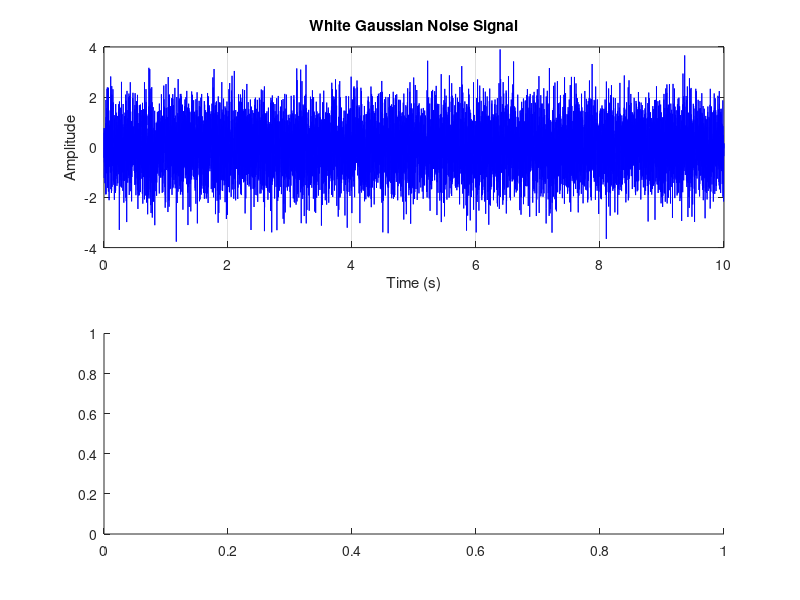

Here is the MATLAB script that generated this plot: (Note: this script raises an error after producing the figure.)
% --- Problem 15: Random Signal Analysis ---
clc; clear; close all;
rng(0);                      % Fixed seed for reproducibility

% Generate White Gaussian Noise
fs = 1000;                   % Sampling frequency
N_samples = 10000;           % Number of samples
mu_theoretical = 0;          % Theoretical mean
sigma_theoretical = 1;       % Theoretical standard deviation

x = mu_theoretical + sigma_theoretical * randn(1, N_samples);
t = (0:N_samples-1)/fs;

% Compute Statistical Properties
mean_measured = mean(x);
var_measured = var(x);
std_measured = std(x);
skewness_measured = skewness(x);
kurtosis_measured = kurtosis(x);

% Plotting
figure('Name', 'Problem 15: Random Signal Analysis');
subplot(2,1,1);
plot(t, x, 'b');
title('White Gaussian Noise Signal');
xlabel('Time (s)'); ylabel('Amplitude'); grid on;

subplot(2,1,2);
histogram(x, 50, 'Normalization', 'pdf');
hold on;
x_range = linspace(min(x), max(x), 200);
pdf_theoretical = (1/(sigma_theoretical*sqrt(2*pi))) * ...
    exp(-(x_range - mu_theoretical).^2 / (2*sigma_theoretical^2));
plot(x_range, pdf_theoretical, 'r-', 'LineWidth', 2);
title('Histogram vs Theoretical Gaussian PDF');
xlabel('Amplitude'); ylabel('Probability Density');
legend('Empirical Histogram', 'Theoretical PDF'); grid on;

% Display Results
fprintf('--- Theoretical Expectations ---\n');
fprintf('Mean: %.4f, Variance: %.4f, Std Dev: %.4f\n', ...
    mu_theoretical, sigma_theoretical^2, sigma_theoretical);
fprintf('Skewness (Gaussian): 0, Kurtosis (Gaussian): 3\n');
fprintf('\n--- Measured Statistical Properties ---\n');
fprintf('Mean: %.4f\n', mean_measured);
fprintf('Variance: %.4f\n', var_measured);
fprintf('Std Dev: %.4f\n', std_measured);
fprintf('Skewness: %.4f\n', skewness_measured);
fprintf('Kurtosis: %.4f\n', kurtosis_measured);
